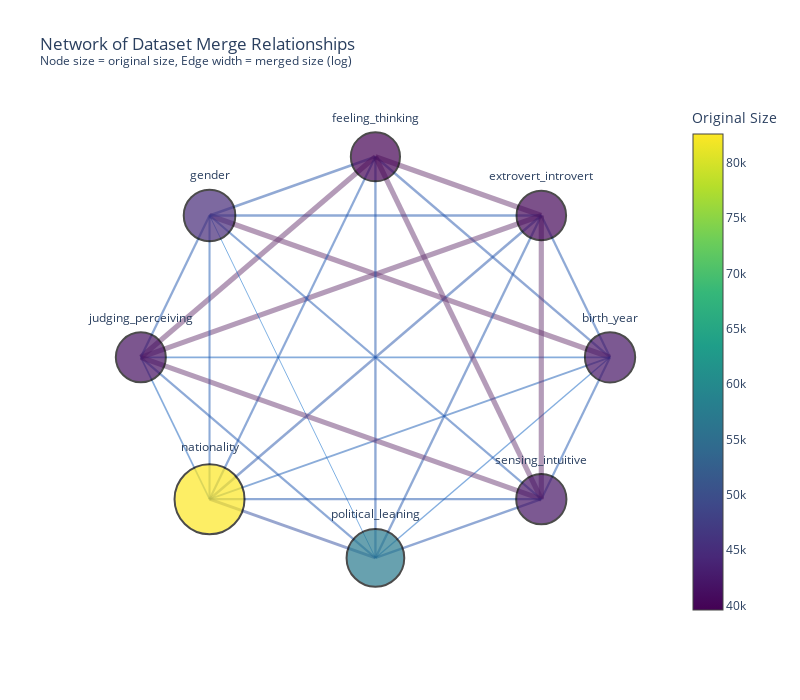

The notebook cell saved with this chart:
### Code cell
import plotly.graph_objects as go

# Create a network visualization showing relationships between datasets
df_names = list(dataframes_dict.keys())
n_dfs = len(df_names)

# Calculate positions in a circle
angles = np.linspace(0, 2*np.pi, n_dfs, endpoint=False)
x_pos = np.cos(angles)
y_pos = np.sin(angles)

# Create edge traces with width proportional to merged size
edge_traces = []
for key, merged_df in merged_dfs.items():
    # Parse the key to get original df names
    parts = key.split('+')
    if len(parts) == 2:
        # Find the full names from initials
        for i, name1 in enumerate(df_names):
            for j, name2 in enumerate(df_names):
                if _initials(name1) == parts[0] and _initials(name2) == parts[1]:
                    merged_size = len(merged_df)
                    # Normalize edge width
                    width = 1 + 10 * (np.log10(merged_size) / 7)
                    color_val = np.log10(merged_size) / 7
                    
                    edge_traces.append(go.Scatter(
                        x=[x_pos[i], x_pos[j]],
                        y=[y_pos[i], y_pos[j]],
                        mode='lines',
                        line=dict(width=width, color=f'rgba({int(255*color_val)}, {int(100*(1-color_val))}, {int(200*(1-color_val))}, 0.5)'),
                        hoverinfo='text',
                        text=f'{name1} + {name2}: {merged_size:,} rows',
                        showlegend=False
                    ))

# Create node trace
node_sizes = [len(dataframes_dict[name]) for name in df_names]
max_size = max(node_sizes)
normalized_sizes = [30 + 40 * (s / max_size) for s in node_sizes]

node_trace = go.Scatter(
    x=x_pos,
    y=y_pos,
    mode='markers+text',
    marker=dict(
        size=normalized_sizes,
        color=node_sizes,
        colorscale='Viridis',
        colorbar=dict(title='Original Size'),
        line=dict(width=2, color='black')
    ),
    text=df_names,
    textposition='top center',
    hoverinfo='text',
    hovertext=[f'{name}: {len(dataframes_dict[name]):,} rows' for name in df_names]
)

# Create figure
fig = go.Figure(data=edge_traces + [node_trace])
fig.update_layout(
    title='Network of Dataset Merge Relationships<br><sup>Node size = original size, Edge width = merged size (log)</sup>',
    showlegend=False,
    hovermode='closest',
    xaxis=dict(showgrid=False, zeroline=False, showticklabels=False),
    yaxis=dict(showgrid=False, zeroline=False, showticklabels=False),
    width=800,
    height=700,
    plot_bgcolor='white'
)

# Save as HTML (interactive) and PNG (static)
fig.write_html(f'{OUTPUT_DIR}/network_graph.html')
fig.write_image(f'{OUTPUT_DIR}/network_graph.png', scale=2)
print(f"✓ Network graph saved to {OUTPUT_DIR}/network_graph.html and .png")

fig.show()

# Clear plotly figure from memory
del fig, edge_traces, node_trace
gc.collect()

### Figure 1 — Plotly figure (JSON) as saved in the notebook; plotly's stock layout.template omitted (floating-point values rounded to 4 significant figures)
{"data": [{"hoverinfo": "text", "line": {"color": "rgba(32, 87, 174, 0.5)", "width": 2.29}, "mode": "lines", "showlegend": false, "text": "birth_year + extrovert_introvert: 8 rows", "type": "scatter", "x": [1, 0.7071], "y": [0, 0.7071]}, {"hoverinfo": "text", "line": {"color": "rgba(36, 85, 171, 0.5)", "width": 2.429}, "mode": "lines", "showlegend": false, "text": "birth_year + feeling_thinking: 10 rows", "type": "scatter", "x": [1, 6.123e-17], "y": [0, 1]}, {"hoverinfo": "text", "line": {"color": "rgba(108, 57, 114, 0.5)", "width": 5.269}, "mode": "lines", "showlegend": false, "text": "birth_year + gender: 974 rows", "type": "scatter", "x": [1, -0.7071], "y": [0, 0.7071]}, {"hoverinfo": "text", "line": {"color": "rgba(17, 93, 186, 0.5)", "width": 1.682}, "mode": "lines", "showlegend": false, "text": "birth_year + judging_perceiving: 3 rows", "type": "scatter", "x": [1, -1], "y": [0, 1.225e-16]}, {"hoverinfo": "text", "line": {"color": "rgba(25, 90, 180, 0.5)", "width": 1.999}, "mode": "lines", "showlegend": false, "text": "birth_year + nationality: 5 rows", "type": "scatter", "x": [1, -0.7071], "y": [0, -0.7071]}, {"hoverinfo": "text", "line": {"color": "rgba(10, 95, 191, 0.5)", "width": 1.43}, "mode": "lines", "showlegend": false, "text": "birth_year + political_leaning: 2 rows", "type": "scatter", "x": [1, -1.837e-16], "y": [0, -1]}, {"hoverinfo": "text", "line": {"color": "rgba(30, 87, 175, 0.5)", "width": 2.207}, "mode": "lines", "showlegend": false, "text": "birth_year + sensing_intuitive: 7 rows", "type": "scatter", "x": [1, 0.7071], "y": [0, -0.7071]}, {"hoverinfo": "text", "line": {"color": "rgba(107, 57, 115, 0.5)", "width": 5.209}, "mode": "lines", "showlegend": false, "text": "extrovert_introvert + feeling_thinking: 884 rows", "type": "scatter", "x": [0.7071, 6.123e-17], "y": [0.7071, 1]}, {"hoverinfo": "text", "line": {"color": "rgba(32, 87, 174, 0.5)", "width": 2.29}, "mode": "lines", "showlegend": false, "text": "extrovert_introvert + gender: 8 rows", "type": "scatter", "x": [0.7071, -0.7071], "y": [0.7071, 0.7071]}, {"hoverinfo": "text", "line": {"color": "rgba(106, 58, 116, 0.5)", "width": 5.176}, "mode": "lines", "showlegend": false, "text": "extrovert_introvert + judging_perceiving: 838 rows", "type": "scatter", "x": [0.7071, -1], "y": [0.7071, 1.225e-16]}, {"hoverinfo": "text", "line": {"color": "rgba(39, 84, 169, 0.5)", "width": 2.542}, "mode": "lines", "showlegend": false, "text": "extrovert_introvert + nationality: 12 rows", "type": "scatter", "x": [0.7071, -0.7071], "y": [0.7071, -0.7071]}, {"hoverinfo": "text", "line": {"color": "rgba(34, 86, 172, 0.5)", "width": 2.363}, "mode": "lines", "showlegend": false, "text": "extrovert_introvert + political_leaning: 9 rows", "type": "scatter", "x": [0.7071, -1.837e-16], "y": [0.7071, -1]}, {"hoverinfo": "text", "line": {"color": "rgba(106, 58, 116, 0.5)", "width": 5.183}, "mode": "lines", "showlegend": false, "text": "extrovert_introvert + sensing_intuitive: 848 rows", "type": "scatter", "x": [0.7071, 0.7071], "y": [0.7071, -0.7071]}, {"hoverinfo": "text", "line": {"color": "rgba(37, 85, 170, 0.5)", "width": 2.488}, "mode": "lines", "showlegend": false, "text": "feeling_thinking + gender: 11 rows", "type": "scatter", "x": [6.123e-17, -0.7071], "y": [1, 0.7071]}, {"hoverinfo": "text", "line": {"color": "rgba(107, 57, 115, 0.5)", "width": 5.204}, "mode": "lines", "showlegend": false, "text": "feeling_thinking + judging_perceiving: 876 rows", "type": "scatter", "x": [6.123e-17, -1], "y": [1, 1.225e-16]}, {"hoverinfo": "text", "line": {"color": "rgba(30, 87, 175, 0.5)", "width": 2.207}, "mode": "lines", "showlegend": false, "text": "feeling_thinking + nationality: 7 rows", "type": "scatter", "x": [6.123e-17, -0.7071], "y": [1, -0.7071]}, {"hoverinfo": "text", "line": {"color": "rgba(34, 86, 172, 0.5)", "width": 2.363}, "mode": "lines", "showlegend": false, "text": "feeling_thinking + political_leaning: 9 rows", "type": "scatter", "x": [6.123e-17, -1.837e-16], "y": [1, -1]}, {"hoverinfo": "text", "line": {"color": "rgba(106, 58, 116, 0.5)", "width": 5.195}, "mode": "lines", "showlegend": false, "text": "feeling_thinking + sensing_intuitive: 864 rows", "type": "scatter", "x": [6.123e-17, 0.7071], "y": [1, -0.7071]}, {"hoverinfo": "text", "line": {"color": "rgba(32, 87, 174, 0.5)", "width": 2.29}, "mode": "lines", "showlegend": false, "text": "gender + judging_perceiving: 8 rows", "type": "scatter", "x": [-0.7071, -1], "y": [0.7071, 1.225e-16]}, {"hoverinfo": "text", "line": {"color": "rgba(28, 88, 177, 0.5)", "width": 2.112}, "mode": "lines", "showlegend": false, "text": "gender + nationality: 6 rows", "type": "scatter", "x": [-0.7071, -0.7071], "y": [0.7071, -0.7071]}, {"hoverinfo": "text", "line": {"color": "rgba(0, 100, 200, 0.5)", "width": 1}, "mode": "lines", "showlegend": false, "text": "gender + political_leaning: 1 rows", "type": "scatter", "x": [-0.7071, -1.837e-16], "y": [0.7071, -1]}, {"hoverinfo": "text", "line": {"color": "rgba(30, 87, 175, 0.5)", "width": 2.207}, "mode": "lines", "showlegend": false, "text": "gender + sensing_intuitive: 7 rows", "type": "scatter", "x": [-0.7071, 0.7071], "y": [0.7071, -0.7071]}, {"hoverinfo": "text", "line": {"color": "rgba(17, 93, 186, 0.5)", "width": 1.682}, "mode": "lines", "showlegend": false, "text": "judging_perceiving + nationality: 3 rows", "type": "scatter", "x": [-1, -0.7071], "y": [1.225e-16, -0.7071]}, {"hoverinfo": "text", "line": {"color": "rgba(30, 87, 175, 0.5)", "width": 2.207}, "mode": "lines", "showlegend": false, "text": "judging_perceiving + political_leaning: 7 rows", "type": "scatter", "x": [-1, -1.837e-16], "y": [1.225e-16, -1]}, {"hoverinfo": "text", "line": {"color": "rgba(106, 58, 116, 0.5)", "width": 5.186}, "mode": "lines", "showlegend": false, "text": "judging_perceiving + sensing_intuitive: 852 rows", "type": "scatter", "x": [-1, 0.7071], "y": [1.225e-16, -0.7071]}, {"hoverinfo": "text", "line": {"color": "rgba(51, 79, 159, 0.5)", "width": 3.021}, "mode": "lines", "showlegend": false, "text": "nationality + political_leaning: 26 rows", "type": "scatter", "x": [-0.7071, -1.837e-16], "y": [-0.7071, -1]}, {"hoverinfo": "text", "line": {"color": "rgba(32, 87, 174, 0.5)", "width": 2.29}, "mode": "lines", "showlegend": false, "text": "nationality + sensing_intuitive: 8 rows", "type": "scatter", "x": [-0.7071, 0.7071], "y": [-0.7071, -0.7071]}, {"hoverinfo": "text", "line": {"color": "rgba(36, 85, 171, 0.5)", "width": 2.429}, "mode": "lines", "showlegend": false, "text": "political_leaning + sensing_intuitive: 10 rows", "type": "scatter", "x": [-1.837e-16, 0.7071], "y": [-1, -0.7071]}, {"hoverinfo": "text", "hovertext": ["birth_year: 41,873 rows", "extrovert_introvert: 40,452 rows", "feeling_thinking: 39,600 rows", "gender: 44,635 rows", "judging_perceiving: 41,365 rows", "nationality: 82,616 rows", "political_leaning: 57,231 rows", "sensing_intuitive: 41,839 rows"], "marker": {"color": [41873, 40452, 39600, 44635, 41365, 82616, 57231, 41839], "colorbar": {"title": {"text": "Original Size"}}, "colorscale": [[0, "#440154"], [0.1111, "#482878"], [0.2222, "#3e4989"], [0.3333, "#31688e"], [0.4444, "#26828e"], [0.5556, "#1f9e89"], [0.6667, "#35b779"], [0.7778, "#6ece58"], [0.8889, "#b5de2b"], [1, "#fde725"]], "line": {"color": "black", "width": 2}, "size": [50.27, 49.59, 49.17, 51.61, 50.03, 70, 57.71, 50.26]}, "mode": "markers+text", "text": ["birth_year", "extrovert_introvert", "feeling_thinking", "gender", "judging_perceiving", "nationality", "political_leaning", "sensing_intuitive"], "textposition": "top center", "type": "scatter", "x": [1.0, 0.7071, 6.123e-17, -0.7071, -1.0, -0.7071, -1.837e-16, 0.7071], "y": [0.0, 0.7071, 1.0, 0.7071, 1.225e-16, -0.7071, -1.0, -0.7071]}], "layout": {"height": 700, "hovermode": "closest", "plot_bgcolor": "white", "showlegend": false, "title": {"text": "Network of Dataset Merge Relationships<br><sup>Node size = original size, Edge width = merged size (log)</sup>"}, "width": 800, "xaxis": {"showgrid": false, "showticklabels": false, "zeroline": false}, "yaxis": {"showgrid": false, "showticklabels": false, "zeroline": false}}}
